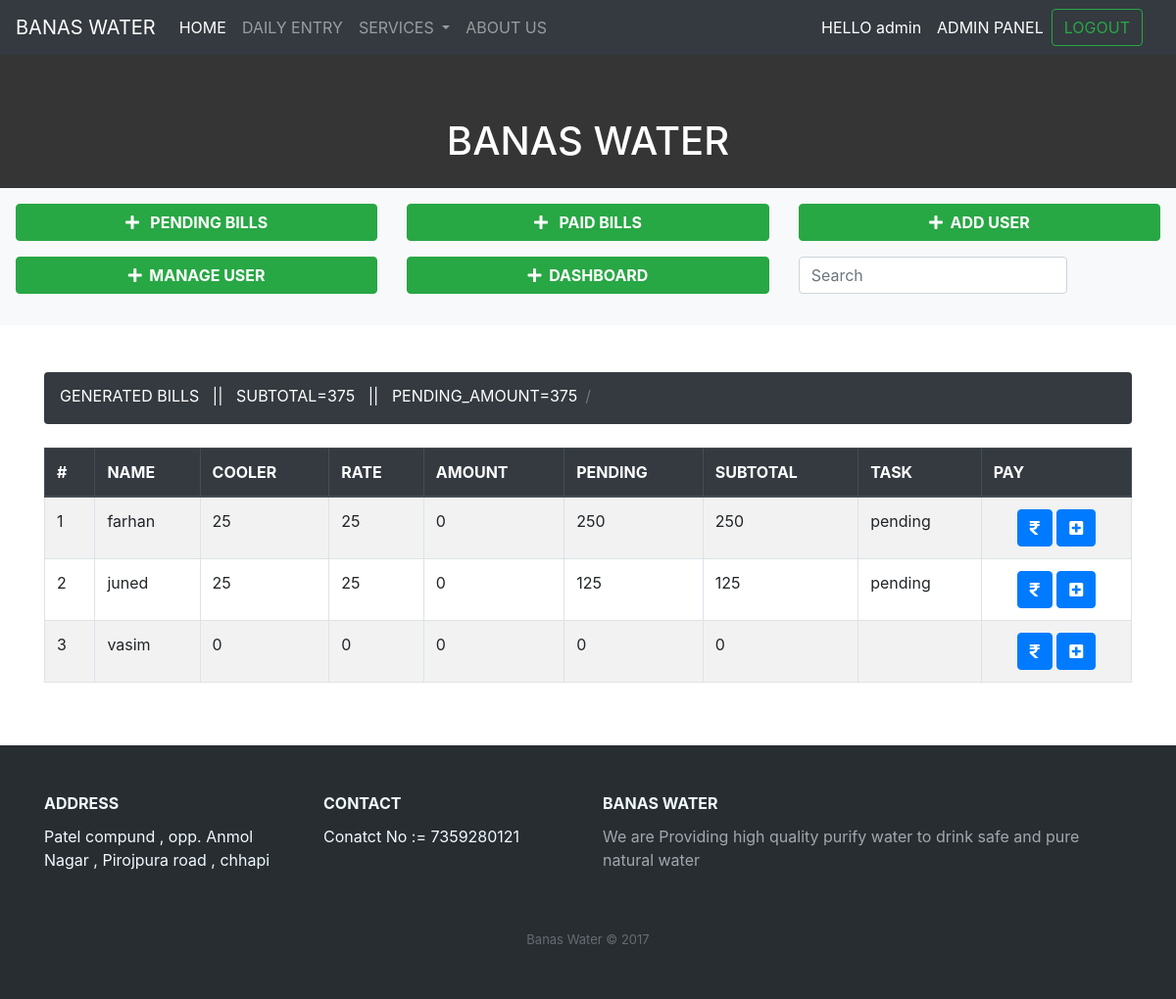
The app's page /banasadmin/ (signed in), older data.
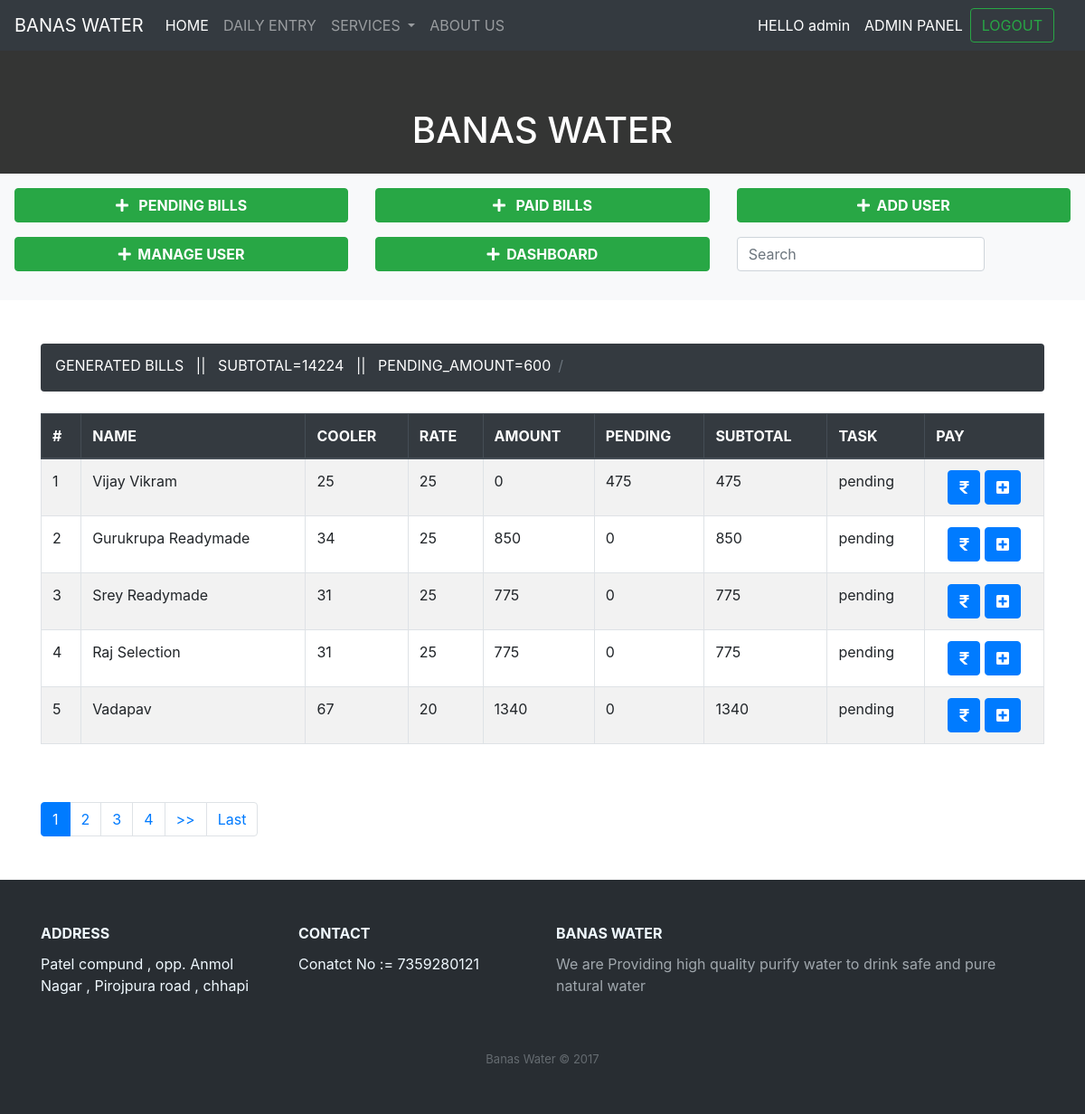
The same page, newer data.
### banasadmin/models.py (models this page shows)
class Bill(models.Model):
    id = models.AutoField(primary_key=True)
    name = models.CharField(max_length=100)
    cooler = models.IntegerField()
    rate = models.IntegerField()
    amount = models.IntegerField()
    pending_amount = models.IntegerField()
    subtotal = models.IntegerField()
    task = models.CharField(max_length=100)

### pages/decoraters.py (the view)
        def wrapper_func(request,*args,**kwargs):
            group = None
            if request.user.groups.exists():
                group = request.user.groups.all()[0].name
            if group in allowed_roles:
                return view_fuc(request,*args, **kwargs)
            else:
                return render(request,'pages/404page.html')

### pages/decoraters.py (called while the page is built)
def allowed_users(allowed_roles=[]):
    def decorator(view_fuc):
        def wrapper_func(request,*args,**kwargs):
            group = None
            if request.user.groups.exists():
                group = request.user.groups.all()[0].name
            if group in allowed_roles:
                return view_fuc(request,*args, **kwargs)
            else:
                return render(request,'pages/404page.html')
        return wrapper_func
    return decorator

### banasadmin/templates/banasadmin/billadmin.html (shortened to what this page needs)
{% extends 'banasadmin/pagination.html' %}
{% block table_title %}GENERATED BILLS&nbsp;&nbsp;&nbsp;||&nbsp;&nbsp;&nbsp;SUBTOTAL={{c}}&nbsp;&nbsp;&nbsp;||&nbsp;&nbsp;&nbsp;PENDING_AMOUNT={{b}}
{% endblock table_title %}
{% block table_header %}
    <th>#</th>
    <th>NAME</th>
    <th>COOLER</th>
    <th>RATE</th>
    <th>AMOUNT</th>
    <th>PENDING</th>
    <th>SUBTOTAL</th>
    <th>TASK</th>
    <th>PAY</th>
{% endblock table_header %}
{% block table_data %}
    <td>{{ current_page.start_index|add:forloop.counter0 }}</td>
    <td>{{a.name}}</td>
    <td>{{a.cooler}}</td>
    <td>{{a.rate}}</td>
    <td>{{a.amount}}</td>
    <td>{{a.pending_amount}}</td>
    <td>{{a.subtotal}}</td>
    <td>{{a.task}}</td>
    <td class="text-center">
        <a class="btn btn-primary" href="/banasadmin/paybill/{{a.id}}"><i class="fas fa-rupee-sign"></i></a>
        <a class="btn btn-primary" href="/banasadmin/addbill/{{a.id}}"><i class="fas fa-plus-square"></i></a>
    </td>
{% endblock table_data %}

### banasadmin/templates/banasadmin/pagination.html (shortened to what this page needs)
{% extends 'pages/base.html' %}
{% block content %}
<div class=" py-3 text-white" style="background-color: #343534">
      <h1>&nbsp;&nbsp;<center>BANAS WATER</center></h1>
    </div>
    <div class="bg-light p-3">
    <div class="row">
       <div class="col-md-4">
         <a href="{% url 'pendingadmin' %}" class="btn btn-success d-block font-weight-bold mb-3">
          <i class="fas fa-plus"></i> &nbsp; PENDING BILLS</a>
       </div>
       <div class="col-md-4">
         <a href="{% url 'paidbilladmin' %}" class="btn btn-success d-block font-weight-bold mb-3">
          <i class="fas fa-plus"></i> &nbsp; PAID BILLS</a>
       </div>
       <div class="col-md-4">
         <a href="{% url 'addcustomer' %}" class="btn btn-success d-block font-weight-bold mb-3">
          <i class="fas fa-plus"></i> &nbsp;ADD USER</a>
       </div>
       <div class="col-md-4">
         <a href="{% url 'manageuser' %}" class="btn btn-success d-block font-weight-bold mb-3">
          <i class="fas fa-plus"></i> &nbsp;MANAGE USER</a>
       </div>
        <div class="col-md-4">
         <a href="{% url 'billadmin' %}" class="btn btn-success d-block font-weight-bold mb-3">
          <i class="fas fa-plus"></i> &nbsp;DASHBOARD</a>
       </div>
       <div class="col-md-4">
       <form class="form-inline my-2 my-lg-0" method="GET">
        <input class="form-control mr-sm-2" type="text" placeholder="Search" value="{{request.get.q}}" aria-label="Search" name="q">
    </form>
    </div>
    </div>
  </div>
<div class="container mt-5">
    <nav aria-label="breadcrumb" class="mb-4 ">
        <ol class="breadcrumb  bg-dark" style="height: 53px;">
          <li class="breadcrumb-item active text-white " aria-current="page">
          {% block table_title %}
          {% endblock table_title %}
          <li class="breadcrumb-item">
          </li>
        </ol>
      </nav>
    <div class="table-responsive">
    <table class="table table-striped thead-dark table-bordered table">
        <thead class="thead-dark">
          <tr>
{% block table_header %}
{% endblock table_header %}
          </tr>
        </thead>
        <tbody>
            {% for a in current_page %}
          <tr>
{% block table_data %}
{% endblock table_data %}
          </tr>
          {% endfor %}
         </tbody>
      </table>
    </div>
      {% if is_paginated %}
      <nav class="my-5">
        <ul class="pagination ">
          {% for page in paginator.page_range %}
          <li class="page-item {% if page == current_page.number %}active{% endif %}">
            <a class="page-link" href="?page={{ page }}">{{ page }}</a>
          </li>
          {% endfor %}
          {% if current_page.has_next %}
          <li class="page-item"><a class="page-link" href="?page={{ current_page.next_page_number }}">>></a></li>
          <li class="page-item"><a class="page-link" href="?page={{ current_page.paginator.num_pages }}">Last</a></li>
          {% endif %}
        </ul>
      </nav>
  {% endif %}
</div>
{% endblock content %}

### pages/templates/pages/base.html (shortened to what this page needs)
{% load static %}
<!doctype html>
<html lang="en">
<head>
    <link rel="stylesheet" href="{% static 'css/bootstrap.min.css' %}" >
    <link rel="stylesheet" href="{% static 'css/Footer-Dark.css' %}" >
    <link rel="stylesheet" href="{% static 'css/animate.min.css' %}" >
    <link rel="stylesheet" href="{% static 'css/custom.css' %}" >
    <link rel="stylesheet" href="{% static 'css/Features-clean.css' %}">
    <link rel="stylesheet" href="{% static 'css/Team-clean.css' %}">
    <link rel="stylesheet" href="{% static 'css/font-awesome.min.css' %}">
    <link rel="stylesheet" href="{% static 'css/all.min.css' %}">
    <link rel="stylesheet" href="{% static 'css/dh-row-titile-text-image-right-1.css' %}">
    <link rel="stylesheet" href="{% static 'css/Newsletter-Subscription-Form.css' %}">
</head>
  <body>
    {% include 'pages/menu.html' %}
    {% block content %}
    {% endblock content %}
    {% block footer %}
       <div class="footer-dark mt-5">
        <footer>
            <div class="container">
                <div class="row">
                    <div class="col-sm-6 col-md-3 item">
                        <h3>ADDRESS</h3>
                        <p>Patel compund , opp. Anmol Nagar , Pirojpura road , chhapi&nbsp;</p>
                    </div>
                    <div class="col-sm-6 col-md-3 item">
                        <h3>CONTACT</h3>
                        <p>Conatct No := 7359280121</p>
                    </div>
                    <div class="col-md-6 item text">
                        <h3>BANAS WATER</h3>
                        <p>We are Providing high quality purify water to drink safe and pure natural water&nbsp;</p>
                    </div>
                </div>
                <p class="copyright">Banas Water © 2017</p>
            </div>
        </footer>
    </div>
    {% endblock footer %}
  </body>
</html>

### pages/templates/pages/menu.html (shortened to what this page needs)
<nav class="navbar navbar-expand-lg navbar-dark bg-dark ">
  <a class="navbar-brand" href="#">BANAS WATER</a>
  <div class="collapse navbar-collapse" id="navbarSupportedContent">
    <ul class="navbar-nav mr-auto">
      <li class="nav-item active">
        <a class="nav-link" href="/">HOME <span class="sr-only">(current)</span></a>
      </li>
      <li class="nav-item">
        {% if request.user.is_superuser %}
        <a class="nav-link" href="{% url 'dailyentryadmin' %}">DAILY ENTRY</a>
        {% else %}
        <a class="nav-link" href="{% url 'dailyentry' %}">DAILY ENTRY</a>
        {% endif %}
      </li>
      <li class="nav-item dropdown">
        <a class="nav-link dropdown-toggle" href="#" id="navbarDropdown" role="button" data-toggle="dropdown" aria-haspopup="true" aria-expanded="false">
          SERVICES
        </a>
      </li>
       <li class="nav-item">
        <a class="nav-link" href="{% url 'about' %}">ABOUT US</a>
      </li>
    </ul>
    <form class="form-inline my-2 my-lg-0">
    {% if user.is_authenticated %}
    <ul class="navbar-nav mr-auto">
      <li class="nav-item active">
        <a class="nav-link" href="#">HELLO {{user.username}} <span class="sr-only">(current)</span></a>
      </li>
      {% if request.user.is_superuser %}
        <li class="nav-item active">
        <a class="nav-link" href="/admin">ADMIN PANEL<span class="sr-only">(current)</span></a>
      </li>
      {% endif %}
    </ul>
       <button class="btn btn-outline-success my-2 my-sm-0" type="submit" formaction="{% url 'logout' %}">LOGOUT</button>&nbsp;&nbsp;&nbsp;&nbsp;
      {% else %}
      <button class="btn btn-outline-success my-2 my-sm-0" type="submit" formaction="{% url 'login' %}">LOGIN</button>&nbsp;&nbsp;&nbsp;&nbsp;
      <button class="btn btn-outline-success my-2 my-sm-0" type="submit" formaction="{% url 'signup' %}">SIGNUP</button>&nbsp;&nbsp;&nbsp;&nbsp;
      {% endif %}
    </form>
  </div>
</nav>

### static/css/Footer-Dark.css (style rules this page uses)
.footer-dark { padding: 50px 0; color: #f0f9ff; background-color: #282d32; }
.footer-dark h3 { margin-top: 0; margin-bottom: 12px; font-weight: bold; font-size: 16px; }
.footer-dark .item.text { margin-bottom: 36px; }
.footer-dark .item.text p { opacity: 0.6; margin-bottom: 0; }
.footer-dark .copyright { text-align: center; padding-top: 24px; opacity: 0.3; font-size: 13px; margin-bottom: 0; }

Row changes from the older to the newer data that the page shows:
removed Bill: start_index|add "1", name "farhan", cooler "25", rate "25", amount "0", pending_amount "250", subtotal "250", task "pending"
removed Bill: start_index|add "2", name "juned", cooler "25", rate "25", amount "0", pending_amount "125", subtotal "125", task "pending"
removed Bill: start_index|add "3", name "vasim", cooler "0", rate "0", amount "0", pending_amount "0", subtotal "0"
added Bill: start_index|add "1", name "Vijay Vikram", cooler "25", rate "25", amount "0", pending_amount "475", subtotal "475", task "pending"
added Bill: start_index|add "2", name "Gurukrupa Readymade", cooler "34", rate "25", amount "850", pending_amount "0", subtotal "850", task "pending"
added Bill: start_index|add "3", name "Srey Readymade", cooler "31", rate "25", amount "775", pending_amount "0", subtotal "775", task "pending"
added Bill: start_index|add "4", name "Raj Selection", cooler "31", rate "25", amount "775", pending_amount "0", subtotal "775", task "pending"
added Bill: start_index|add "5", name "Vadapav", cooler "67", rate "20", amount "1340", pending_amount "0", subtotal "1340", task "pending"
Text that changed along with them:
{{ c }}: "375" → "14224"
{{ b }}: "375" → "600"
new list line: "1"
new list line: "2"
new list line: "3"
new list line: "4"
text now shown: ">> Last"
